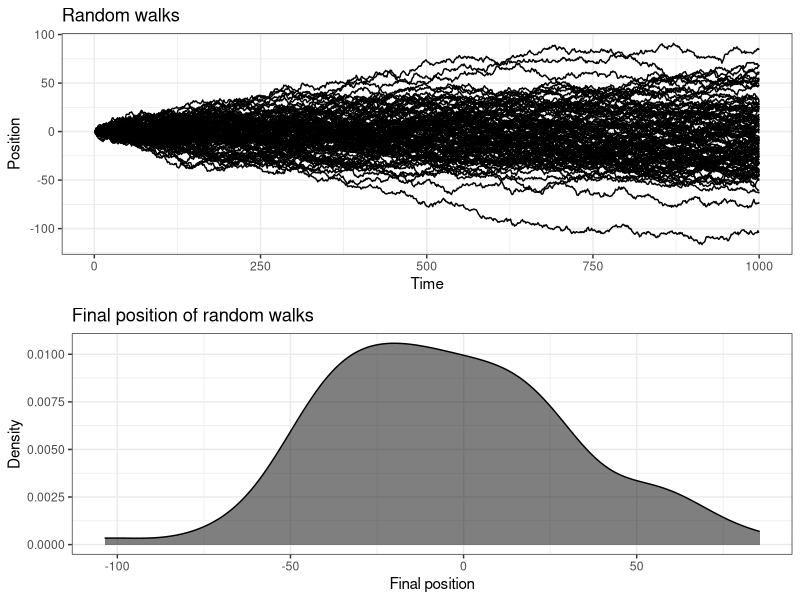
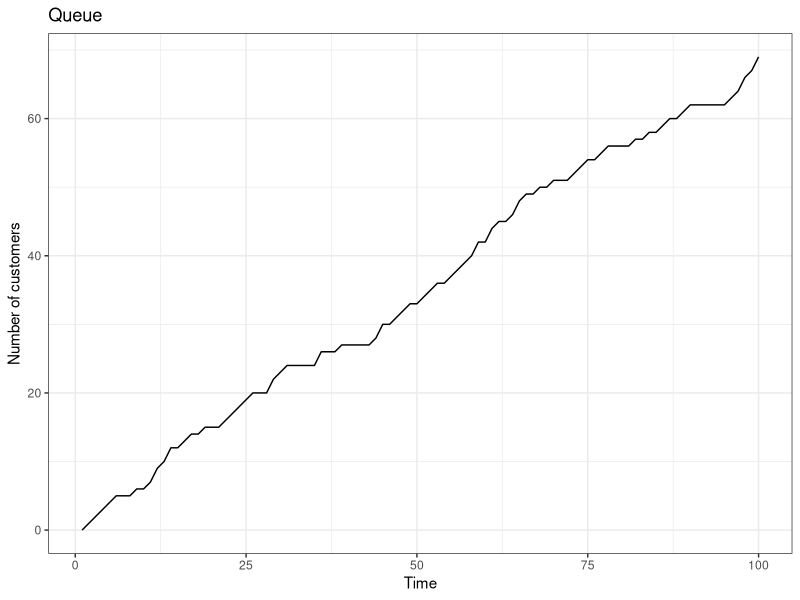
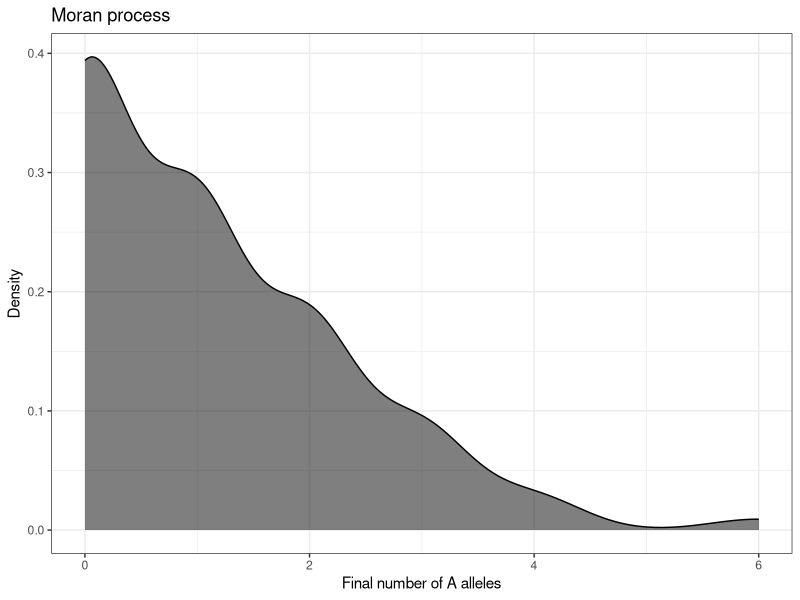

These figures' R source, in order:
## ---- chunk 1
knitr::opts_chunk$set(echo = TRUE)
## ---- chunk 2
library(tidyverse)
library(ggpubr)
library(viridis)

## ---- chunk 3
# The function
random_walk <- function(N, t_max){
  
  # Create a dataframe with N columns and t_max rows
  walk_df <- data.frame(matrix(0, nrow = t_max, ncol = N))
  
  # For each walk, generate a random walk
  for(i in 1:N){
    tmp <- numeric(t_max)
    
    # Loop over each time step
    for(j in 2:t_max){
      # Randomly choose a number between 0 and 1
      r <- rnorm(1)
      tmp[j] <- tmp[j-1] + r
    }
    # Update the dataframe
    walk_df[,i] <- tmp
  }
  
  walk_df$time <- 1:t_max
  
  # Return the matrix
  return(walk_df)
}

rwalk <- random_walk(100,1000)

# Make it to long format
rwalk_long <- rwalk %>% 
  pivot_longer(cols = -time, names_to = "walk", values_to = "position")

# Plot the random walks
walks_plot <- rwalk_long %>% 
  ggplot(aes(x = time, y = position, color = walk)) +
  geom_line() +
  theme_bw() +
  scale_color_manual(values = rep("black",ncol(rwalk))) +
  theme(legend.position = "none") +
  labs(x = "Time", y = "Position") +
  ggtitle("Random walks")

# Plot a density plot of the final positions
final_pos_plot <- rwalk_long %>% 
  filter(time == max(time)) %>%
  ggplot(aes(x = position)) +
  geom_density(fill = "black", alpha = 0.5) +
  theme_bw() +
  labs(x = "Final position", y = "Density") +
  ggtitle("Final position of random walks")

# Plot together
ggarrange(walks_plot, final_pos_plot, ncol = 1, nrow = 2)
## ---- chunk 4
# The function
run_queue <- function(Pin, Pout, time_step){
  # Each time step we either add or remove a customer.
  
  queue <- numeric(time_step)
  
  for (ts in 2:time_step){
    # Add a customer
    in_c <- ifelse(runif(1) <= Pin, 1, 0)
    out_c <- ifelse(runif(1) <= Pout, 1, 0)

    # Update the number of customers
    
    queue[ts] <- queue[ts-1]+ in_c + out_c
  }
  
  return(queue)
}

h <- run_queue(0.2, 0.5, 100)

# Plot the queue in ggplot
ggplot(data.frame(h), aes(x = 1:length(h), y = h)) +
  geom_line() +
  theme_bw() +
  labs(x = "Time", y = "Number of customers") +
  ggtitle("Queue")


# plot(h, type = "l", xlab = "Time", ylab = "Number of customers")

## ---- chunk 5

moran <- function(N, Na){
  vec <- rep("B", N-Na)
  vec <- c(vec, rep("A", Na))

  for (i in 1:N) {
    
    death_idx <- sample(1:length(vec), 1)
    reprod_idx <- sample(vec[-death_idx], 1)
    vec[death_idx] <- reprod_idx
  }  
  
  return(vec)
}
  
df_moran <- data.frame(matrix(0, ncol = 100, nrow = 10))

for (j in 1:10000) {
  vv <- moran(10,1)
  df_moran[,j] <- vv
}




df_moran_long <- df_moran %>% 
  pivot_longer(cols = everything(), names_to = "time", values_to = "allele")
  
df_A <- df_moran_long %>% 
  group_by(time) %>% 
  mutate(allele.A = sum(allele == "A")) %>% 
  select(time, allele.A)

df111 <- df_A[1:100,]
df111$time <- 1:100
colnames(df111) <- c("iteration", "A")

# Plot the density of the final number of A alleles
df111 %>% 
  ggplot(aes(x = A)) +
  geom_density(fill = "black", alpha = 0.5) +
  theme_bw() +
  labs(x = "Final number of A alleles", y = "Density") +
  ggtitle("Moran process")






